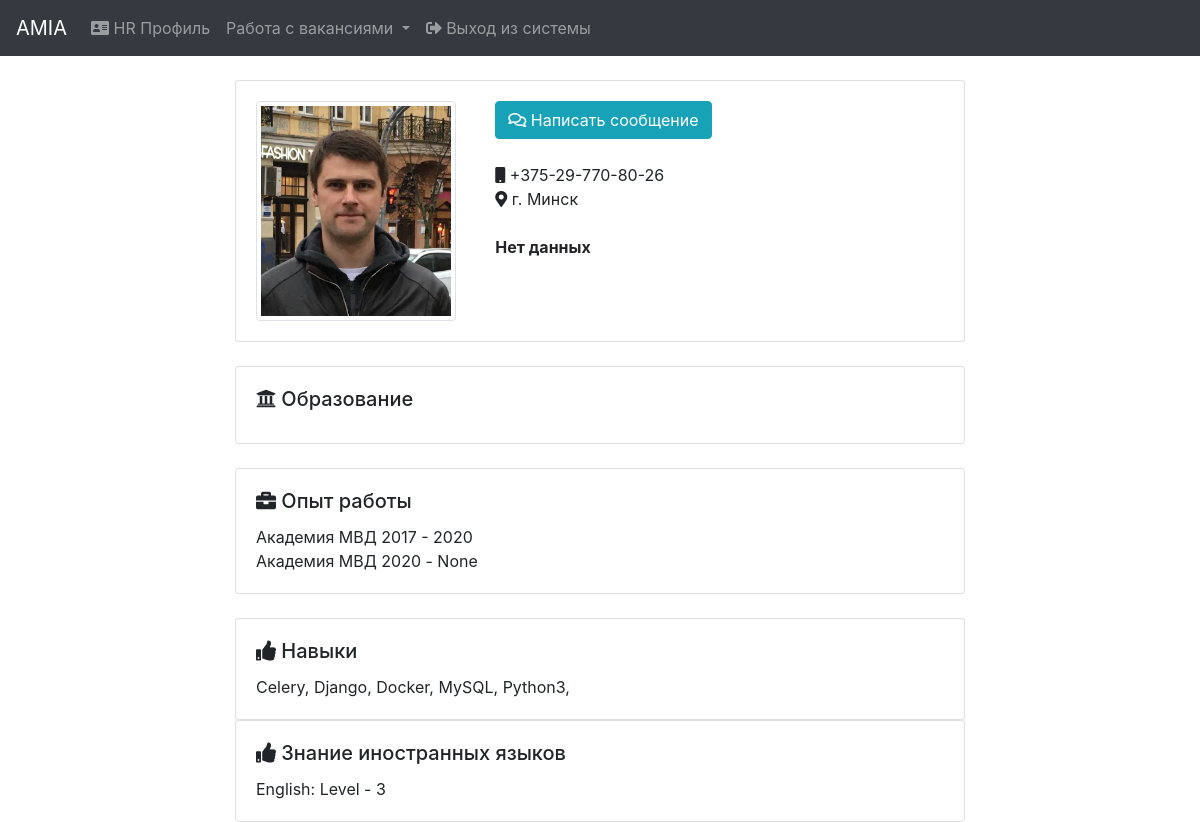
Page /profiles/2/ (signed in) on the committed database.
### social_profile/models.py (models this page shows, shortened)
class SocialProfile(models.Model):
    user = models.OneToOneField(User, on_delete=models.CASCADE)
    last_name = models.CharField(max_length=100, verbose_name="Last name")
    first_name = models.CharField(max_length=100, verbose_name="First name")
    patronymic = models.CharField(max_length=100, verbose_name="Patronymic", blank=True, null=True)
    email = models.EmailField(verbose_name="E-mail")
    date_of_birth = models.DateField(verbose_name="Date_of_birth", blank=True, null=True)
    status = models.IntegerField(verbose_name="Status", default=1)
    date_added = models.DateTimeField(verbose_name="Date_added", auto_now_add=True)
    profile_img = models.ImageField(verbose_name="Profile_img", blank=True, null=True, upload_to='profile')
    about_myself = models.TextField(verbose_name="About_myself", blank=True, null=True)
    contact_information_phone = models.CharField(max_length=255, verbose_name="Phone", blank=True, null=True)
    contact_information_address = models.CharField(max_length=255, verbose_name="Address", blank=True, null=True)
    education = models.ManyToManyField(EducationalInstitution, verbose_name="Education", through="EducationWithInfo")
    work_experience = models.ManyToManyField(WorkExperience, verbose_name="Work experience")
    interests = models.ManyToManyField(Interest, verbose_name="Interests", blank=True)
    skills = models.ManyToManyField(Skill, verbose_name="Skills", blank=True)
    languages = models.ManyToManyField(Language, verbose_name="Language", through='LanguageWithLevel')
    class Meta:
        ordering = ('last_name',)
        verbose_name = 'Social profile'
        verbose_name_plural = 'Social profiles'

class WorkExperience(models.Model):
    company_name = models.CharField(max_length=255, verbose_name="Company name")
    position = models.CharField(max_length=255, verbose_name="Position")
    duty = models.TextField(verbose_name="Duty", blank=True, null=True)
    year_start = models.IntegerField(verbose_name="Start year")
    year_end = models.IntegerField(verbose_name="End year", blank=True, null=True)
    class Meta:
        ordering = ('position',)
        verbose_name = 'Work experience'
        verbose_name_plural = 'Work experience'

class Skill(models.Model):
    skill_name = models.CharField(max_length=255, verbose_name="Skill")
    def __str__(self):
        return self.skill_name
    class Meta:
        ordering = ('skill_name',)
        verbose_name = 'Skill'
        verbose_name_plural = 'Skills'

class LanguageWithLevel(models.Model):
    language = models.ForeignKey(Language, on_delete=models.CASCADE)
    profile = models.ForeignKey(SocialProfile, on_delete=models.CASCADE)
    level = models.ForeignKey(LanguageLevel, on_delete=models.CASCADE)

class Language(models.Model):
    language_name = models.CharField(max_length=100, verbose_name="Language_name")
    def __str__(self):
        return self.language_name
    class Meta:
        ordering = ('language_name',)
        verbose_name = 'Language'
        verbose_name_plural = 'Languages'

class LanguageLevel(models.Model):
    LEVELS = (
        (1, 'Beginner'),
        (2, 'Pre-Intermediate'),
        (3, 'Intermediate'),
        (4, 'Upper-Intermediate'),
        (5, 'Advanced'),
        (6, 'Proficiency'),
    )
    language_level = models.IntegerField(verbose_name="language_level", choices=LEVELS)
    def __str__(self):
        return str(self.language_level)
    class Meta:
        ordering = ('language_level',)
        verbose_name = 'Language level'
        verbose_name_plural = 'Language levels'

### social_profile/views.py (the view, shortened to what this page needs)
# urls.py: path('<profile_id>/', views.ProfileView.as_view(), name='profile_data'),
class ProfileView(LoginRequiredMixin, View):
    def get(self, request, profile_id):
        profile_data = get_object_or_404(SocialProfile, pk=profile_id)
        return render(request, 'social_profile/profile.html', {
            'profile': profile_data
        })

### context_processors/models_context.py (called while the page is built)
def models_context(request):
    return {'educational': EducationalInstitution.objects.all(),
            'language_levels': LanguageLevel.objects.all(),
            'languages': Language.objects.all(),
            'specialties': Specialty.objects.all(),
            'skills': Skill.objects.all(),
            'interests': Interest.objects.all(),
            }

### social_profile/templates/social_profile/profile.html (shortened to what this page needs)
{% extends "base.html" %}
{% load static %}
{% block content %}
    {% if request.user.is_staff %}
        {% include 'hr/navbar_hr.html' %}
    {% else %}
        {% include "social_profile/navbar.html" %}
    {% endif %}
    <br>
    <div class="container">
        <div class="row">
            <div class="col-sm-2"></div>
            <div class="col-sm-8">
                <div class="card">
                    <div class="card-body">
                        <div class="row">
                            <div class="col-sm-4">
                                {% if profile.profile_img %}
                                    <img src="{{ profile.profile_img.url }}" alt="profile_image" class="img-thumbnail" width="200">
                                {% endif %}
                            </div>
                            <div class="col-sm-8">
                                <button type="button" class="btn btn-info"><i class="far fa-comments"></i> Написать сообщение</button><br><br>
                                <div>
                                    <i class="fas fa-mobile"></i> {{ profile.contact_information_phone|default:"Нет данных" }}<br>
                                    <i class="fas fa-map-marker-alt"></i> {{ profile.contact_information_address|default:"Нет данных" }}<br><br>
                                    <b>{{ profile.about_myself|default:"Нет данных" }}</b>
                                </div>
                            </div>
                        </div>
                    </div>
                </div>
                <br>
                <div class="card">
                    <div class="card-body">
                        <h5 class="card-title"><i class="fas fa-university"></i> Образование</h5>
                    </div>
                </div>
                <br>
                <div class="card">
                    <div class="card-body">
                        <h5 class="card-title"><i class="fas fa-briefcase"></i> Опыт работы</h5>
                        {% for w_e in profile.work_experience.all %}
                            {{ w_e.company_name }} {{ w_e.year_start }} - {{ w_e.year_end }}<br>
                        {% endfor %}
                    </div>
                </div>
                <br>
                <div class="card">
                    <div class="card-body">
                        <h5 class="card-title"><i class="fas fa-thumbs-up"></i> Навыки</h5>
                        {% for skill in profile.skills.all %}
                            {{ skill }},
                        {% endfor %}
                    </div>
                </div>
                <div class="card">
                    <div class="card-body">
                        <h5 class="card-title"><i class="fas fa-thumbs-up"></i> Знание иностранных языков</h5>
                        {% for lang in profile.languagewithlevel_set.all %}
                            {{ lang.language }}: Level - {{ lang.level }}
                        {% endfor %}
                    </div>
                </div>
            </div>
            <div class="col-sm-2"></div>
        </div>
    </div>
{% endblock %}

### rows in the picture
SocialProfile: profile_img (picture), contact_information_phone "+375-29-770-80-26", contact_information_address "г. Минск", about_myself "Нет данных"
WorkExperience: company_name "Академия МВД", year_start "2017", year_end "2020"
WorkExperience: company_name "Академия МВД", year_start "2020", year_end "None"
Skill: skill_name "Celery"
Skill: skill_name "Django"
Skill: skill_name "Docker"
Skill: skill_name "MySQL"
Skill: skill_name "Python3"
LanguageWithLevel: language "English", level "3"
